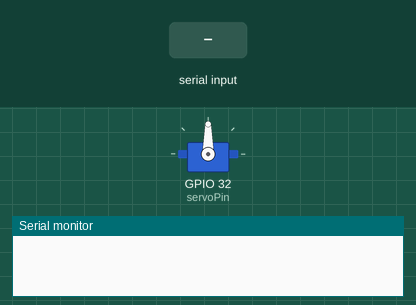
Simulated run of this sketch. Board: ESP32. Parts: servo, the last lines printed to the serial monitor. The inputs (shaded band) are chosen by the test bench. Nothing arrives over Bluetooth unless stated.

Above: at 1.2 s.
1.3 s: "30,150\n" received over the second serial link
At 3.3 s:
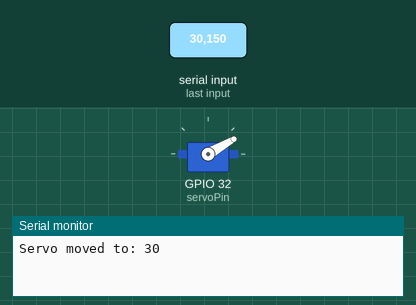
3.8 s: "5\n" received over the second serial link
At 5.2 s:
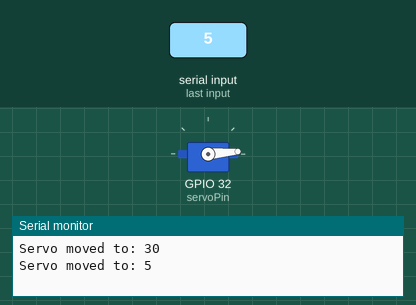
6.3 s: "90,45\n" received over the second serial link
At 8.3 s:
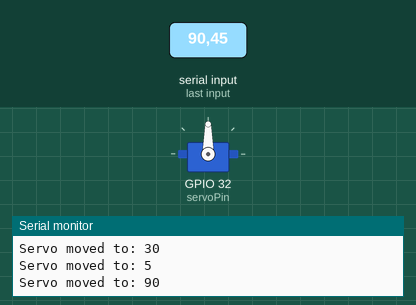
Timing chart, 0 to 9.8 s (numbered marks = the images above; inputs shaded):
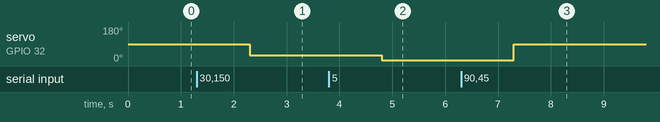

Measured:
- after the input at 1.3 s, servo on GPIO 32 (servoPin): 90° → 30° after 1.0 s
- after the input at 3.8 s, servo on GPIO 32 (servoPin): 30° → 5° after 1.0 s
- after the input at 6.3 s, servo on GPIO 32 (servoPin): 5° → 90° after 1.0 s

The sketch:

Robotic_Arm_v3.ino
```cpp
//#include <Arduino.h> //uncomment this line if using platformIo
#include <ESP32Servo.h>
#include <BluetoothSerial.h>

#define servoPin 32

BluetoothSerial SerialBT;			//object SerialBT of class BluetoothSerial

Servo myservo;						//object myservo of class Servo

int servoPosition = 90;

void setup() {
	// Allow allocation of all timers
  Serial.begin(115200);
  SerialBT.begin("ARM32");
	ESP32PWM::allocateTimer(0);
	ESP32PWM::allocateTimer(1);
	ESP32PWM::allocateTimer(2);
	ESP32PWM::allocateTimer(3);
	myservo.setPeriodHertz(50);
	myservo.attach(servoPin, 1000, 2000);

}

void loop() {

  if (SerialBT.available()) { // Check if Bluetooth data is available
    String data = SerialBT.readString(); // Read the data as a string
    int newPosition = data.toInt(); // Convert data to an integer

    // Validate the received position (between 0 and 180 degrees)
    if (newPosition >= 0 && newPosition <= 180) {
      servoPosition = newPosition; // Update the servo position
      myservo.write(servoPosition); // Move the servo to the new position
      Serial.print("Servo moved to: ");
      Serial.println(servoPosition);
    } else {
      Serial.println("Invalid position received. Ignoring.");
    }
  }
}
```
